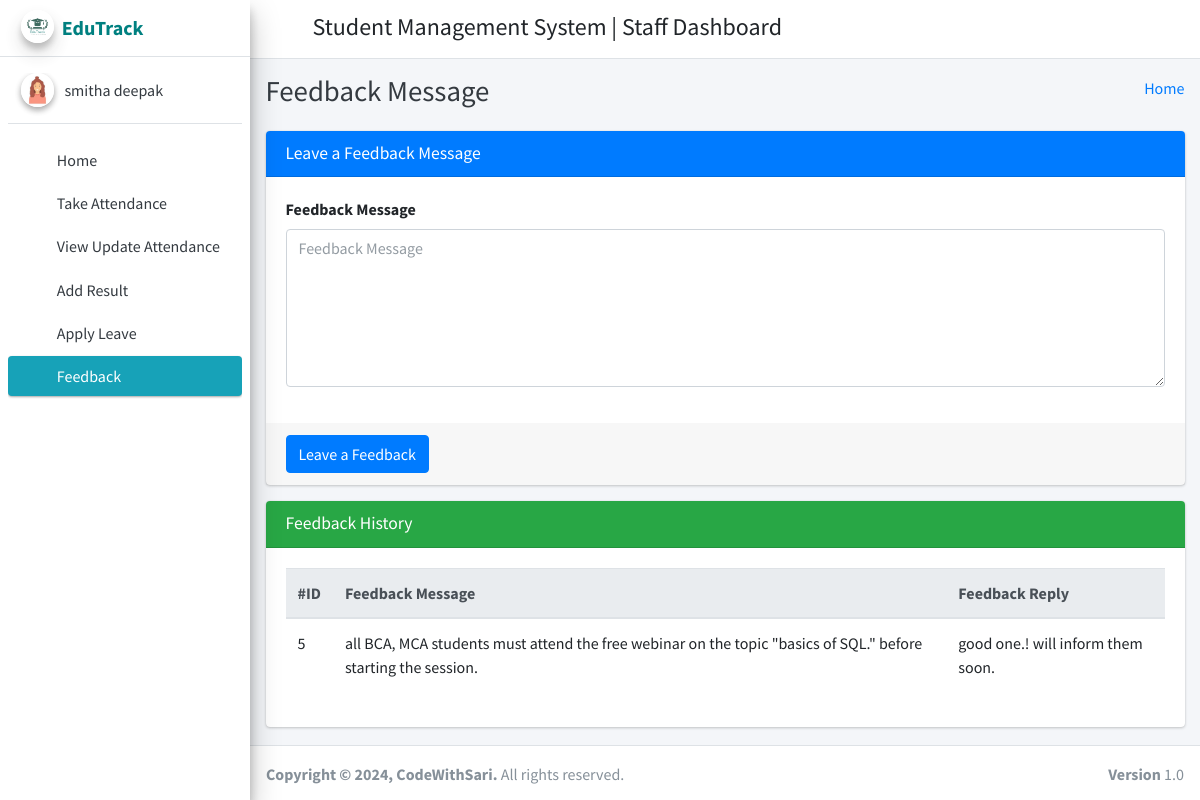
/staff_feedback/ (signed in), run on the app's committed database.
### student_management_app/models.py (models this page shows)
class CustomUser(AbstractUser):
    user_type_data = ((1, "HOD"), (2, "Staff"), (3, "Student"))
    user_type = models.CharField(default=1, choices=user_type_data, max_length=10)

class FeedBackStaffs(models.Model):
    id = models.AutoField(primary_key=True)
    staff_id = models.ForeignKey(Staffs, on_delete=models.CASCADE)
    feedback = models.TextField()
    feedback_reply = models.TextField()
    created_at = models.DateTimeField(auto_now_add=True)
    updated_at = models.DateTimeField(auto_now=True)
    objects = models.Manager()

### student_management_app/StaffViews.py (the view)
# urls.py: path('staff_feedback/', StaffViews.staff_feedback, name="staff_feedback"),
def staff_feedback(request):
    staff_obj = Staffs.objects.get(admin=request.user.id)
    feedback_data = FeedBackStaffs.objects.filter(staff_id=staff_obj)
    context = {
        "feedback_data":feedback_data
    }
    return render(request, "staff_template/staff_feedback_template.html", context)

### student_management_app/templates/staff_template/staff_feedback_template.html (shortened to what this page needs)
{% extends 'staff_template/base_template.html' %}
{% block page_title %}
    Feedback Message
{% endblock page_title %}
{% block main_content %}
{% load static %}
<section class="content">
        <div class="container-fluid">
            <div class="row">
                <div class="col-md-12">
                    <div class="card card-primary">
                    <div class="card-header">
                        <h3 class="card-title">Leave a Feedback Message</h3>
                    </div>
                    <form method="POST" action="{% url 'staff_feedback_save' %}">
                        <div class="card-body">
                            <div class="form-group">
                                <label>Feedback Message </label>
                                <textarea name="feedback_message" class="form-control" rows="6" placeholder="Feedback Message"></textarea>
                            </div>
                        </div>
                        <div class="card-footer">
                        <button type="submit" class="btn btn-primary">Leave a Feedback</button>
                        </div>
                    </form>
                    </div>
                </div>
            </div>
            <div class="row">
                <div class="col-md-12">
                    <div class="card card-success">
                        <div class="card-header">
                            <h3 class="card-title">Feedback History</h3>
                        </div>
                        <div class="card-body">
                           <div class="table-responsive">
                                <table class="table">
                                    <thead class="thead-light">
                                    <tr>
                                        <th>#ID</th>
                                        <th>Feedback Message</th>
                                        <th>Feedback Reply</th>
                                    </tr>
                                    </thead>
                                    {% for row in feedback_data %}
                                    <tr>
                                        <td>{{ row.id }}</td>
                                        <td>{{ row.feedback }}</td>
                                        <td>{{ row.feedback_reply }}</td>
                                    </tr>
                                    {% endfor %}
                                </table>
                            </div>
                        </div>
                    </div>
                </div>
            </div>
        </div>
      </section>
  {% endblock main_content %}

### student_management_app/templates/staff_template/sidebar_template.html (shortened to what this page needs)
{% load static %}
<aside class="main-sidebar sidebar-light-info elevation-4">
      <a href="{% url 'staff_home' %}" class="brand-link">
        <img src="{% static 'dist/img/edutracklogo.jpeg' %}" alt="EduTrackLogo" class="brand-image img-circle elevation-3"
            style="opacity: .8">
        <span class="brand-text font-weight-bold" style="color: teal;">EduTrack</span>
      </a>
      <div class="sidebar">
        <div class="user-panel mt-3 pb-3 mb-3 d-flex">
          <div class="image">
            <img src="{% static 'dist/img/profpicgirl2.jpg' %}" class="img-circle elevation-2" alt="User Image">
          </div>
          <div class="info">
            <a href="{% url 'staff_profile' %}" class="d-block">{{ user.first_name }} {{ user.last_name }}</a>
          </div>
        </div>
        <nav class="mt-2">
          <ul class="nav nav-pills nav-sidebar flex-column" data-widget="treeview" role="menu" data-accordion="false">
            <li class="nav-item">
              {% url 'staff_home' as staff_home %}
              <a href="{{ staff_home }}" class="nav-link {% if request.path == staff_home %} active {% endif %}">
                <i class="nav-icon fas fa-tachometer-alt"></i>
                <p>
                  Home
                </p>
              </a>
            </li>
            <li class="nav-item">
              {% url 'staff_take_attendance' as staff_take_attendance %}
              <a href="{{ staff_take_attendance }}" class="nav-link {% if request.path == staff_take_attendance %} active {% endif %}">
                <i class="nav-icon fas fa-calendar-plus"></i>
                <p>
                  Take Attendance
                </p>
              </a>
            </li>
            <li class="nav-item">
              {% url 'staff_update_attendance' as staff_update_attendance %}
              <a href="{{ staff_update_attendance }}" class="nav-link {% if request.path == staff_update_attendance %} active {% endif %}">
                <i class="nav-icon fas fa-calendar-alt"></i>
                <p>
                  View Update Attendance
                </p>
              </a>
            </li>
            <li class="nav-item">
              {% url 'staff_add_result' as staff_add_result %}
              <a href="{{ staff_add_result }}" class="nav-link {% if request.path == staff_add_result %} active {% endif %}">
                <i class="nav-icon fas fa-tasks"></i>
                <p>
                  Add Result
                </p>
              </a>
            </li>
            <li class="nav-item">
              {% url 'staff_apply_leave' as staff_apply_leave %}
              <a href="{{ staff_apply_leave }}" class="nav-link {% if request.path == staff_apply_leave %} active {% endif %}">
                <i class="nav-icon fas fa-envelope-open-text"></i>
                <p>
                  Apply Leave
                </p>
              </a>
            </li>
            <li class="nav-item">
              {% url 'staff_feedback' as staff_feedback %}
              <a href="{{ staff_feedback }}" class="nav-link {% if request.path == staff_feedback %} active {% endif %}">
                <i class="nav-icon fas fa-comments"></i>
                <p>
                  Feedback
                </p>
              </a>
            </li>
          </ul>
        </nav>
      </div>
    </aside>

### data on the page
CustomUser: first_name "smitha", last_name "deepak"
FeedBackStaffs: id "5", feedback "all BCA, MCA students must attend the free webinar on the topic \"basics of SQL.\" before starting the session.", feedback_reply "good one.! will inform them soon."
